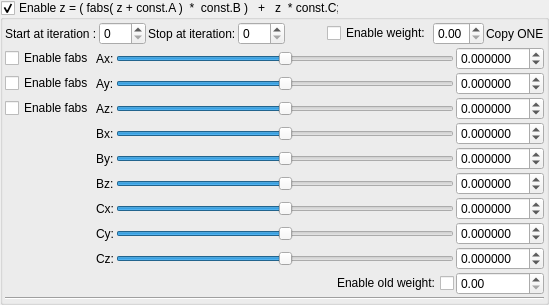
    <widget class="MyGroupBox" name="groupCheck_mandelbulb5_fabsAddConstant1_enabled">
     <property name="title">
      <string>Enable z = ( fabs( z + const.A )  *  const.B )   +   z  * const.C; </string>
     </property>
     <property name="checkable">
      <bool>true</bool>
     </property>
     <layout class="QVBoxLayout" name="verticalLayout_3" stretch="0,0,0">
      <property name="spacing">
       <number>2</number>
      </property>
      <property name="leftMargin">
       <number>2</number>
      </property>
      <property name="topMargin">
       <number>2</number>
      </property>
      <property name="rightMargin">
       <number>2</number>
      </property>
      <property name="bottomMargin">
       <number>2</number>
      </property>
      <item>
       <layout class="QGridLayout" name="gridLayout">
        <property name="spacing">
         <number>2</number>
        </property>
        <item row="1" column="6">
         <widget class="MyDoubleSpinBox" name="spinbox_mandelbulb5_fabsAddConstant1_weight">
          <property name="sizePolicy">
           <sizepolicy hsizetype="Minimum" vsizetype="Maximum">
            <horstretch>0</horstretch>
            <verstretch>0</verstretch>
           </sizepolicy>
          </property>
          <property name="decimals">
           <number>2</number>
          </property>
          <property name="minimum">
           <double>0.000000000000000</double>
          </property>
          <property name="maximum">
           <double>1.000000000000000</double>
          </property>
          <property name="singleStep">
           <double>0.100000000000000</double>
          </property>
         </widget>
        </item>
        <item row="1" column="5">
         <widget class="QCheckBox" name="checkBox_mandelbulb5_fabsAddConstant1_weight_enabled">
          <property name="text">
           <string>Enable weight:</string>
          </property>
         </widget>
        </item>
        <item row="1" column="4">
         <spacer name="horizontalSpacer">
          <property name="orientation">
           <enum>Qt::Horizontal</enum>
          </property>
          <property name="sizeHint" stdset="0">
           <size>
            <width>40</width>
            <height>20</height>
           </size>
          </property>
         </spacer>
        </item>
        <item row="1" column="2">
         <widget class="QLabel" name="label_16">
          <property name="text">
           <string>Stop at iteration:</string>
          </property>
         </widget>
        </item>
        <item row="1" column="3">
         <widget class="MySpinBox" name="spinboxInt_mandelbulb5_fabsAddConstant1_stop_iterations">
          <property name="sizePolicy">
           <sizepolicy hsizetype="Minimum" vsizetype="Maximum">
            <horstretch>0</horstretch>
            <verstretch>0</verstretch>
           </sizepolicy>
          </property>
          <property name="maximum">
           <number>250</number>
          </property>
         </widget>
        </item>
        <item row="1" column="1">
         <widget class="MySpinBox" name="spinboxInt_mandelbulb5_fabsAddConstant1_start_iterations">
          <property name="sizePolicy">
           <sizepolicy hsizetype="Minimum" vsizetype="Maximum">
            <horstretch>0</horstretch>
            <verstretch>0</verstretch>
           </sizepolicy>
          </property>
          <property name="maximum">
           <number>250</number>
          </property>
         </widget>
        </item>
        <item row="1" column="8">
         <widget class="QLabel" name="label_125">
          <property name="text">
           <string>Copy ONE</string>
          </property>
         </widget>
        </item>
        <item row="1" column="0">
         <widget class="QLabel" name="label_21">
          <property name="text">
           <string>Start at iteration :</string>
          </property>
         </widget>
        </item>
       </layout>
      </item>
      <item>
       <layout class="QGridLayout" name="gridLayout_4">
        <property name="spacing">
         <number>2</number>
        </property>
        <item row="3" column="1">
         <widget class="QLabel" name="label_83">
          <property name="text">
           <string>Bx:</string>
          </property>
         </widget>
        </item>
        <item row="4" column="1">
         <widget class="QLabel" name="label_82">
          <property name="text">
           <string>By:</string>
          </property>
         </widget>
        </item>
        <item row="6" column="1">
         <widget class="QLabel" name="label_122">
          <property name="text">
           <string>Cx:</string>
          </property>
         </widget>
        </item>
        <item row="5" column="1">
         <widget class="QLabel" name="label_84">
          <property name="text">
           <string>Bz:</string>
          </property>
         </widget>
        </item>
        <item row="2" column="3">
         <widget class="MyDoubleSpinBox" name="spinbox3_mandelbulb5_fabsAddConstant1A_z">
          <property name="sizePolicy">
           <sizepolicy hsizetype="Minimum" vsizetype="Maximum">
            <horstretch>0</horstretch>
            <verstretch>0</verstretch>
           </sizepolicy>
          </property>
          <property name="decimals">
           <number>6</number>
          </property>
          <property name="minimum">
           <double>-99.989999999999995</double>
          </property>
          <property name="maximum">
           <double>99.989999999999995</double>
          </property>
          <property name="singleStep">
           <double>0.100000000000000</double>
          </property>
         </widget>
        </item>
        <item row="2" column="2">
         <widget class="QSlider" name="slider3_mandelbulb5_fabsAddConstant1A_z">
          <property name="sizePolicy">
           <sizepolicy hsizetype="Expanding" vsizetype="Maximum">
            <horstretch>0</horstretch>
            <verstretch>0</verstretch>
           </sizepolicy>
          </property>
          <property name="minimum">
           <number>-5000000</number>
          </property>
          <property name="maximum">
           <number>5000000</number>
          </property>
          <property name="orientation">
           <enum>Qt::Horizontal</enum>
          </property>
         </widget>
        </item>
        <item row="1" column="1">
         <widget class="QLabel" name="label_23">
          <property name="text">
           <string>Ay:</string>
          </property>
         </widget>
        </item>
        <item row="2" column="1">
         <widget class="QLabel" name="label_24">
          <property name="text">
           <string>Az:</string>
          </property>
         </widget>
        </item>
        <item row="0" column="2">
         <widget class="QSlider" name="slider3_mandelbulb5_fabsAddConstant1A_x">
          <property name="sizePolicy">
           <sizepolicy hsizetype="Expanding" vsizetype="Maximum">
            <horstretch>0</horstretch>
            <verstretch>0</verstretch>
           </sizepolicy>
          </property>
          <property name="minimum">
           <number>-5000000</number>
          </property>
          <property name="maximum">
           <number>5000000</number>
          </property>
          <property name="value">
           <number>0</number>
          </property>
          <property name="sliderPosition">
           <number>0</number>
          </property>
          <property name="orientation">
           <enum>Qt::Horizontal</enum>
          </property>
         </widget>
        </item>
        <item row="0" column="1">
         <widget class="QLabel" name="label_22">
          <property name="text">
           <string>Ax:</string>
          </property>
         </widget>
        </item>
        <item row="0" column="3">
         <widget class="MyDoubleSpinBox" name="spinbox3_mandelbulb5_fabsAddConstant1A_x">
          <property name="sizePolicy">
           <sizepolicy hsizetype="Minimum" vsizetype="Maximum">
            <horstretch>0</horstretch>
            <verstretch>0</verstretch>
           </sizepolicy>
          </property>
          <property name="prefix">
           <string/>
          </property>
          <property name="decimals">
           <number>6</number>
          </property>
          <property name="minimum">
           <double>-99.989999999999995</double>
          </property>
          <property name="singleStep">
           <double>0.100000000000000</double>
          </property>
         </widget>
        </item>
        <item row="1" column="0">
         <widget class="QCheckBox" name="checkBox_mandelbulb5_fabsAddConstant1_enabled_y">
          <property name="text">
           <string>Enable fabs</string>
          </property>
         </widget>
        </item>
        <item row="2" column="0">
         <widget class="QCheckBox" name="checkBox_mandelbulb5_fabsAddConstant1_enabled_z">
          <property name="text">
           <string>Enable fabs</string>
          </property>
         </widget>
        </item>
        <item row="1" column="2">
         <widget class="QSlider" name="slider3_mandelbulb5_fabsAddConstant1A_y">
          <property name="sizePolicy">
           <sizepolicy hsizetype="Expanding" vsizetype="Maximum">
            <horstretch>0</horstretch>
            <verstretch>0</verstretch>
           </sizepolicy>
          </property>
          <property name="minimum">
           <number>-5000000</number>
          </property>
          <property name="maximum">
           <number>5000000</number>
          </property>
          <property name="orientation">
           <enum>Qt::Horizontal</enum>
          </property>
         </widget>
        </item>
        <item row="0" column="0">
         <widget class="QCheckBox" name="checkBox_mandelbulb5_fabsAddConstant1_enabled_x">
          <property name="text">
           <string>Enable fabs</string>
          </property>
         </widget>
        </item>
        <item row="1" column="3">
         <widget class="MyDoubleSpinBox" name="spinbox3_mandelbulb5_fabsAddConstant1A_y">
          <property name="sizePolicy">
           <sizepolicy hsizetype="Minimum" vsizetype="Maximum">
            <horstretch>0</horstretch>
            <verstretch>0</verstretch>
           </sizepolicy>
          </property>
          <property name="decimals">
           <number>6</number>
          </property>
          <property name="minimum">
           <double>-99.989999999999995</double>
          </property>
          <property name="maximum">
           <double>99.989999999999995</double>
          </property>
          <property name="singleStep">
           <double>0.100000000000000</double>
          </property>
         </widget>
        </item>
        <item row="5" column="3">
         <widget class="MyDoubleSpinBox" name="spinbox3_mandelbulb5_fabsAddConstant1B_z">
          <property name="sizePolicy">
           <sizepolicy hsizetype="Minimum" vsizetype="Maximum">
            <horstretch>0</horstretch>
            <verstretch>0</verstretch>
           </sizepolicy>
          </property>
          <property name="decimals">
           <number>6</number>
          </property>
          <property name="minimum">
           <double>-99.989999999999995</double>
          </property>
          <property name="maximum">
           <double>99.989999999999995</double>
          </property>
          <property name="singleStep">
           <double>0.100000000000000</double>
          </property>
         </widget>
        </item>
        <item row="3" column="2">
         <widget class="QSlider" name="slider3_mandelbulb5_fabsAddConstant1B_x">
          <property name="sizePolicy">
           <sizepolicy hsizetype="Expanding" vsizetype="Maximum">
            <horstretch>0</horstretch>
            <verstretch>0</verstretch>
           </sizepolicy>
          </property>
          <property name="minimum">
           <number>-1000000</number>
          </property>
          <property name="maximum">
           <number>1000000</number>
          </property>
          <property name="value">
           <number>0</number>
          </property>
          <property name="sliderPosition">
           <number>0</number>
          </property>
          <property name="orientation">
           <enum>Qt::Horizontal</enum>
          </property>
         </widget>
        </item>
        <item row="3" column="3">
         <widget class="MyDoubleSpinBox" name="spinbox3_mandelbulb5_fabsAddConstant1B_x">
          <property name="sizePolicy">
           <sizepolicy hsizetype="Minimum" vsizetype="Maximum">
            <horstretch>0</horstretch>
            <verstretch>0</verstretch>
           </sizepolicy>
          </property>
          <property name="prefix">
           <string/>
          </property>
          <property name="decimals">
           <number>6</number>
          </property>
          <property name="minimum">
           <double>-99.989999999999995</double>
          </property>
          <property name="singleStep">
           <double>0.100000000000000</double>
          </property>
         </widget>
        </item>
        <item row="4" column="2">
         <widget class="QSlider" name="slider3_mandelbulb5_fabsAddConstant1B_y">
          <property name="sizePolicy">
           <sizepolicy hsizetype="Expanding" vsizetype="Maximum">
            <horstretch>0</horstretch>
            <verstretch>0</verstretch>
           </sizepolicy>
          </property>
          <property name="minimum">
           <number>-1000000</number>
          </property>
          <property name="maximum">
           <number>1000000</number>
          </property>
          <property name="orientation">
           <enum>Qt::Horizontal</enum>
          </property>
         </widget>
        </item>
        <item row="4" column="3">
         <widget class="MyDoubleSpinBox" name="spinbox3_mandelbulb5_fabsAddConstant1B_y">
          <property name="sizePolicy">
           <sizepolicy hsizetype="Minimum" vsizetype="Maximum">
            <horstretch>0</horstretch>
            <verstretch>0</verstretch>
           </sizepolicy>
          </property>
          <property name="decimals">
           <number>6</number>
          </property>
          <property name="minimum">
           <double>-99.989999999999995</double>
          </property>
          <property name="maximum">
           <double>99.989999999999995</double>
          </property>
          <property name="singleStep">
           <double>0.100000000000000</double>
          </property>
         </widget>
        </item>
        <item row="5" column="2">
         <widget class="QSlider" name="slider3_mandelbulb5_fabsAddConstant1B_z">
          <property name="sizePolicy">
           <sizepolicy hsizetype="Expanding" vsizetype="Maximum">
            <horstretch>0</horstretch>
            <verstretch>0</verstretch>
           </sizepolicy>
          </property>
          <property name="minimum">
           <number>-1000000</number>
          </property>
          <property name="maximum">
           <number>1000000</number>
          </property>
          <property name="orientation">
           <enum>Qt::Horizontal</enum>
          </property>
         </widget>
        </item>
        <item row="8" column="1">
         <widget class="QLabel" name="label_133">
          <property name="text">
           <string>Cz:</string>
          </property>
         </widget>
        </item>
        <item row="7" column="1">
         <widget class="QLabel" name="label_132">
          <property name="text">
           <string>Cy:</string>
          </property>
         </widget>
        </item>
        <item row="8" column="3">
         <widget class="MyDoubleSpinBox" name="spinbox3_mandelbulb5_fabsAddConstant1C_z">
          <property name="sizePolicy">
           <sizepolicy hsizetype="Minimum" vsizetype="Maximum">
            <horstretch>0</horstretch>
            <verstretch>0</verstretch>
           </sizepolicy>
          </property>
          <property name="decimals">
           <number>6</number>
          </property>
          <property name="minimum">
           <double>-99.989999999999995</double>
          </property>
          <property name="maximum">
           <double>99.989999999999995</double>
          </property>
          <property name="singleStep">
           <double>0.100000000000000</double>
          </property>
         </widget>
        </item>
        <item row="7" column="3">
         <widget class="MyDoubleSpinBox" name="spinbox3_mandelbulb5_fabsAddConstant1C_y">
          <property name="sizePolicy">
           <sizepolicy hsizetype="Minimum" vsizetype="Maximum">
            <horstretch>0</horstretch>
            <verstretch>0</verstretch>
           </sizepolicy>
          </property>
          <property name="decimals">
           <number>6</number>
          </property>
          <property name="minimum">
           <double>-99.989999999999995</double>
          </property>
          <property name="maximum">
           <double>99.989999999999995</double>
          </property>
          <property name="singleStep">
           <double>0.100000000000000</double>
          </property>
         </widget>
        </item>
        <item row="8" column="2">
         <widget class="QSlider" name="slider3_mandelbulb5_fabsAddConstant1C_z">
          <property name="sizePolicy">
           <sizepolicy hsizetype="Expanding" vsizetype="Maximum">
            <horstretch>0</horstretch>
            <verstretch>0</verstretch>
           </sizepolicy>
          </property>
          <property name="minimum">
           <number>-1000000</number>
          </property>
          <property name="maximum">
           <number>1000000</number>
          </property>
          <property name="orientation">
           <enum>Qt::Horizontal</enum>
          </property>
         </widget>
        </item>
        <item row="6" column="3">
         <widget class="MyDoubleSpinBox" name="spinbox3_mandelbulb5_fabsAddConstant1C_x">
          <property name="sizePolicy">
           <sizepolicy hsizetype="Minimum" vsizetype="Maximum">
            <horstretch>0</horstretch>
            <verstretch>0</verstretch>
           </sizepolicy>
          </property>
          <property name="prefix">
           <string/>
          </property>
          <property name="decimals">
           <number>6</number>
          </property>
          <property name="minimum">
           <double>-99.989999999999995</double>
          </property>
          <property name="singleStep">
           <double>0.100000000000000</double>
          </property>
         </widget>
        </item>
        <item row="7" column="2">
         <widget class="QSlider" name="slider3_mandelbulb5_fabsAddConstant1C_y">
          <property name="sizePolicy">
           <sizepolicy hsizetype="Expanding" vsizetype="Maximum">
            <horstretch>0</horstretch>
            <verstretch>0</verstretch>
           </sizepolicy>
          </property>
          <property name="minimum">
           <number>-1000000</number>
          </property>
          <property name="maximum">
           <number>1000000</number>
          </property>
          <property name="orientation">
           <enum>Qt::Horizontal</enum>
          </property>
         </widget>
        </item>
        <item row="6" column="2">
         <widget class="QSlider" name="slider3_mandelbulb5_fabsAddConstant1C_x">
          <property name="sizePolicy">
           <sizepolicy hsizetype="Expanding" vsizetype="Maximum">
            <horstretch>0</horstretch>
            <verstretch>0</verstretch>
           </sizepolicy>
          </property>
          <property name="minimum">
           <number>-1000000</number>
          </property>
          <property name="maximum">
           <number>1000000</number>
          </property>
          <property name="value">
           <number>0</number>
          </property>
          <property name="sliderPosition">
           <number>0</number>
          </property>
          <property name="orientation">
           <enum>Qt::Horizontal</enum>
          </property>
         </widget>
        </item>
        <item row="9" column="3">
         <widget class="MyDoubleSpinBox" name="spinbox_mandelbulb5_fabsAddConstant1_old_weight">
          <property name="sizePolicy">
           <sizepolicy hsizetype="Minimum" vsizetype="Maximum">
            <horstretch>0</horstretch>
            <verstretch>0</verstretch>
           </sizepolicy>
          </property>
          <property name="decimals">
           <number>2</number>
          </property>
          <property name="minimum">
           <double>0.000000000000000</double>
          </property>
          <property name="maximum">
           <double>2.000000000000000</double>
          </property>
          <property name="singleStep">
           <double>0.100000000000000</double>
          </property>
         </widget>
        </item>
        <item row="9" column="2">
         <widget class="QCheckBox" name="checkBox_mandelbulb5_fabsAddConstant1_old_weight_enabled">
          <property name="layoutDirection">
           <enum>Qt::RightToLeft</enum>
          </property>
          <property name="text">
           <string>Enable old weight:</string>
          </property>
         </widget>
        </item>
       </layout>
      </item>
      <item>
       <widget class="Line" name="line_6">
        <property name="orientation">
         <enum>Qt::Horizontal</enum>
        </property>
       </widget>
      </item>
     </layout>
    </widget>
